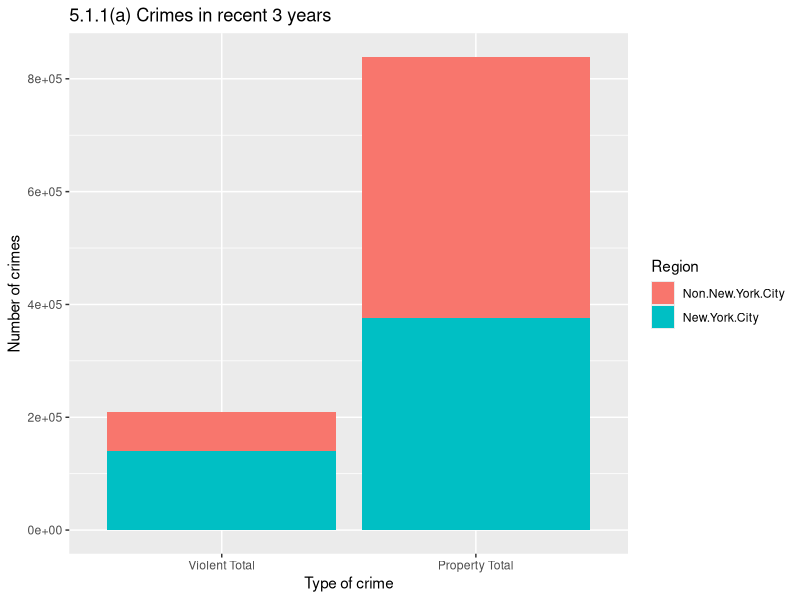
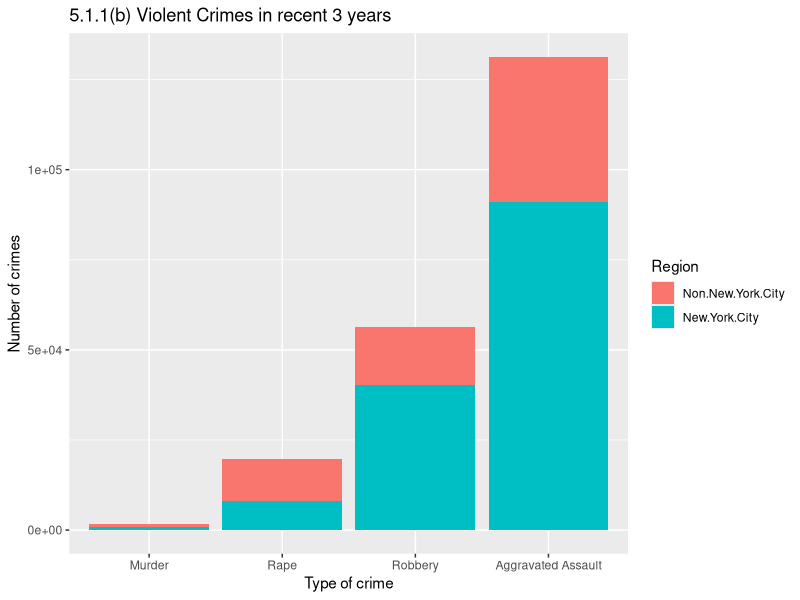
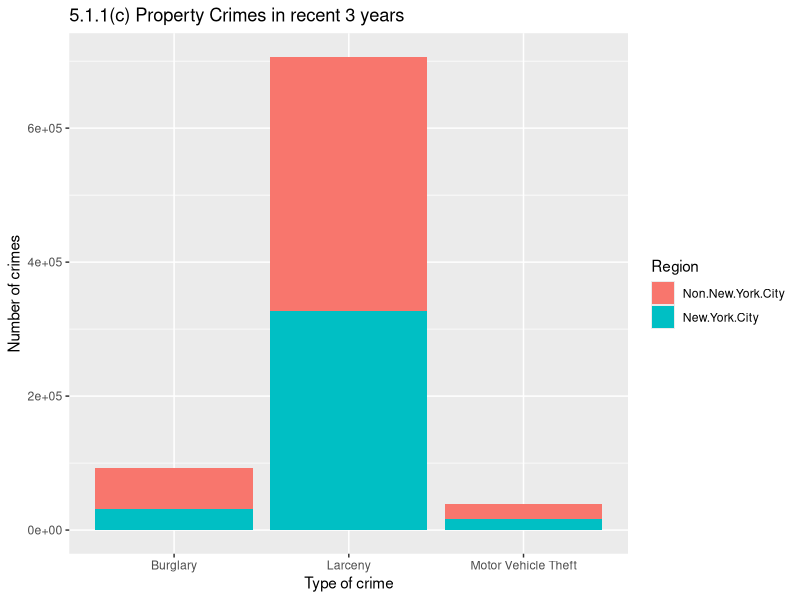
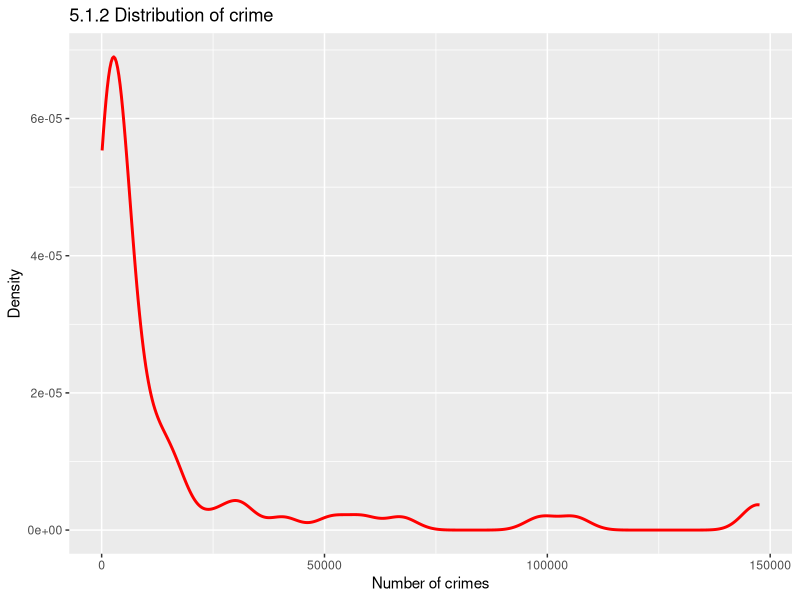
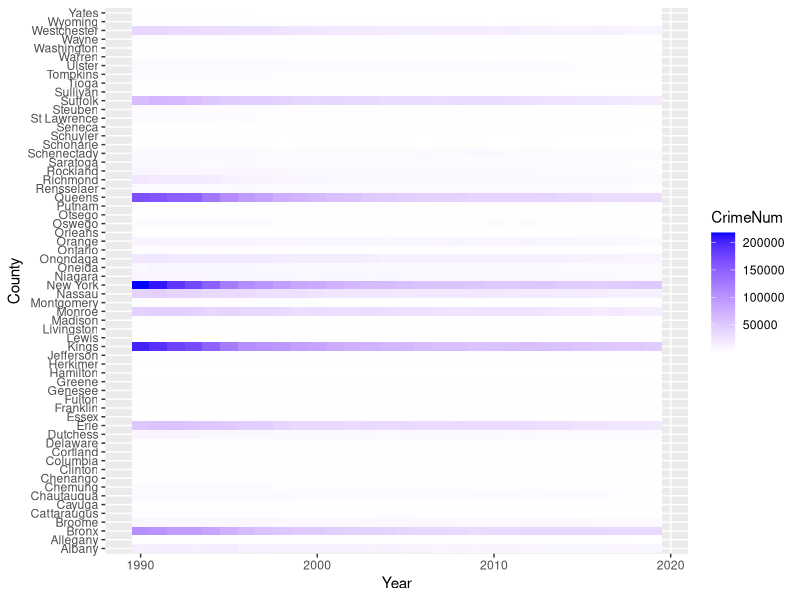

The R source for these figures, in order:
## ---- chunk 1
knitr::opts_chunk$set(echo = FALSE)
library("tidyverse")
library("dplyr")
library(cowplot)
library(ggplot2)
library(ggpubr)
library(forcats)
library(maps)
library(gridExtra)
library(readr)
library(viridis)

## ---- chunk 2
crime_index <- readr::read_csv("Index_Crimes_by_County_and_Agency__Beginning_1990.csv") %>% 
  filter(Year > 2016) %>% 
  filter(Agency == "County Total")

  Non.New.York.City <- crime_index %>% filter(Region == "Non-New York City") %>%
    select("Index Total","Violent Total","Property Total","Murder","Rape","Robbery"
           ,"Aggravated Assault", "Burglary", "Larceny", "Motor Vehicle Theft") %>%
    colSums()
  New.York.City <- crime_index %>% filter(Region == "New York City") %>% 
    select("Index Total","Violent Total","Property Total","Murder","Rape","Robbery"
           ,"Aggravated Assault", "Burglary", "Larceny", "Motor Vehicle Theft") %>%
    colSums()
  crime_sum <- rbind(Non.New.York.City,New.York.City)

crime_sum <- as.data.frame(as.table(crime_sum))
names(crime_sum) <- c("Region","Category","Sum")

## ---- chunk 3
ggplot(data = crime_sum[3:6,], mapping = aes(x = Category, y = Sum, fill = Region)) +
  geom_col() +
  labs(
    title = "5.1.1(a) Crimes in recent 3 years",
    x = "Type of crime",
    y = "Number of crimes"
    
  )

ggplot(data = crime_sum[7:14,], mapping = aes(x = Category, y = Sum, fill = Region)) +
  geom_col() +
  labs(
    title = "5.1.1(b) Violent Crimes in recent 3 years",
    x = "Type of crime",
    y = "Number of crimes"
    
  )

ggplot(data = crime_sum[15:20,], mapping = aes(x = Category, y = Sum, fill = Region)) +
  geom_col() +
  labs(
    title = "5.1.1(c) Property Crimes in recent 3 years",
    x = "Type of crime",
    y = "Number of crimes"
    
  )


## ---- chunk 4
crime_distribution <- crime_index %>% 
  filter(Agency == "County Total") %>%
  select("County","Index Total","Year") %>% 
  group_by(County) %>% 
  summarise(IndexTotal = sum(`Index Total`))
ggplot(
  data = crime_distribution,
  mapping = aes(
    x = `IndexTotal`
  )) + 
  geom_density(alpha = 0.5, color = "red", size = 1) +
  labs(
    title = "5.1.2 Distribution of crime",
    x = "Number of crimes",
    y = "Density",
    color = "red")

## ---- chunk 5
crime_year_county <- readr::read_csv("Index_Crimes_by_County_and_Agency__Beginning_1990.csv") %>% 
  filter(Agency == "County Total") %>% 
  select(County,Year,`Index Total`)
names(crime_year_county) <- c("County", "Year", "CrimeNum")
## ---- chunk 6
ggplot(crime_year_county, aes(Year, County, fill = CrimeNum)) +
  geom_tile() +
  scale_fill_gradient(low="white", high="blue")

## ---- chunk 7
# This part is to output data for chapter 6
crime_county <- crime_index %>% 
  filter(Agency == "County Total") %>%
  select("County","Index Total","Violent Total","Property Total","Murder","Rape","Robbery"
           ,"Aggravated Assault", "Burglary", "Larceny", "Motor Vehicle Theft") %>% 
  group_by(County) %>% 
    summarise(
      IndexTotal = sum(`Index Total`),
      ViolentTotal = sum(`Violent Total`),
      PropertyTotal = sum(`Property Total`),
      Murder = sum(Murder),
      Rape = sum(Rape),
      Robbery = sum(Robbery),
      AggravatedAssault = sum(`Aggravated Assault`),
      Burglary = sum(Burglary),
      Larceny = sum(Larceny),
      MotorVehicleTheft = sum(`Motor Vehicle Theft`)
    )
write.csv(crime_county, file = "CRIME_COUNTY.csv")
